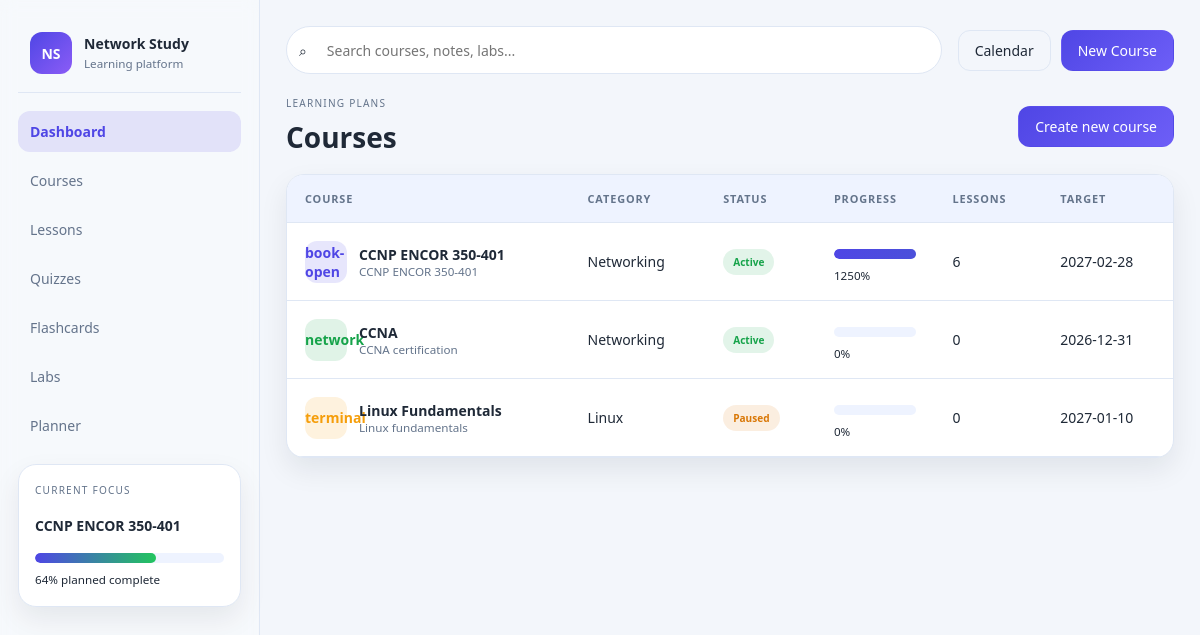
Screenshot of /courses with the database file from the repository.
### tables this page shows
CREATE TABLE courses (
    id INT AUTO_INCREMENT PRIMARY KEY,
    user_id INT DEFAULT NULL,
    name VARCHAR(255) NOT NULL,
    description TEXT,
    category VARCHAR(100) NOT NULL DEFAULT 'General',
    target_goal VARCHAR(255) DEFAULT '',
    target_start_date DATE DEFAULT NULL,
    target_end_date DATE DEFAULT NULL,
    priority ENUM('low','medium','high') NOT NULL DEFAULT 'medium',
    estimated_hours DECIMAL(6,2) DEFAULT 0.00,
    daily_target_hours DECIMAL(4,2) DEFAULT 1.00,
    exam_date DATE DEFAULT NULL,
    color VARCHAR(20) DEFAULT '#4f46e5',
    icon VARCHAR(50) DEFAULT 'book-open',
    status ENUM('active','paused','completed','draft') NOT NULL DEFAULT 'active',
    is_active TINYINT(1) NOT NULL DEFAULT 1,
    created_at DATETIME NOT NULL DEFAULT CURRENT_TIMESTAMP,
    updated_at DATETIME NOT NULL DEFAULT CURRENT_TIMESTAMP ON UPDATE CURRENT_TIMESTAMP,
    CONSTRAINT fk_courses_user FOREIGN KEY (user_id) REFERENCES users(id) ON DELETE SET NULL
);

### app/controllers/BaseController.php (called while the page is built, shortened)
<?php
class BaseController
{
    protected function render(string $template, array $data = []): void
    {
        View::render($template, $data);
    }
}

### app/controllers/CourseController.php (called while the page is built, shortened)
<?php
class CourseController extends BaseController
{
    public function index(): void
    {
        $courses = Database::fetchAll(
            'SELECT c.*,
                    (SELECT COUNT(*) FROM modules m WHERE m.course_id = c.id) as module_count,
                    (SELECT COUNT(*) FROM lessons l JOIN topics t ON t.id = l.topic_id JOIN modules m2 ON m2.id = t.module_id WHERE m2.course_id = c.id) as lesson_count,
                    (SELECT COALESCE(SUM(lp.progress_percent),0) FROM lesson_progress lp JOIN lessons l2 ON l2.id = lp.lesson_id JOIN topics t2 ON t2.id = l2.topic_id JOIN modules m3 ON m3.id = t2.module_id WHERE m3.course_id = c.id) / NULLIF((SELECT COUNT(*) FROM lessons l3 JOIN topics t3 ON t3.id = l3.topic_id JOIN modules m4 ON m4.id = t3.module_id WHERE m4.course_id = c.id), 0) * 100 AS progress_percent
             FROM courses c
             ORDER BY c.updated_at DESC'
        );
        $this->render('courses/index', ['courses' => $courses]);
    }
}

### config/config.php (called while the page is built)
<?php
return [
    'app_name' => 'Network Study Platform',
    'app_url' => 'http://localhost/network-study',
    'db' => [
        'host' => '127.0.0.1',
        'port' => 3306,
        'name' => 'network_study',
        'user' => 'root',
        'pass' => '',
        'charset' => 'utf8mb4',
    ],
    'uploads' => __DIR__ . '/../storage/uploads',
    'max_upload_size' => 10485760,
];

### app/helpers.php (called while the page is built, shortened)
<?php
function e(string $value): string
{
    return htmlspecialchars($value ?? '', ENT_QUOTES, 'UTF-8');
}
function base_url(string $path = ''): string
{
    $base = rtrim(config('app_url', 'http://localhost/network-study'), '/');
    return $base . '/' . ltrim($path, '/');
}
function config(string $key, $default = null)
{
    static $cfg = null;
    if ($cfg === null) {
        $cfg = require APP_ROOT . '/config/config.php';
    }
    $segments = explode('.', $key);
    $value = $cfg;
    foreach ($segments as $segment) {
        $value = $value[$segment];
    }
    return $value;
}
function status_badge(string $status): string
{
    $styles = [
        'active' => 'success',
        'paused' => 'warning',
        'completed' => 'info',
        'draft' => 'secondary',
        'pending' => 'muted',
        'in_progress' => 'primary',
    ];
    return $styles[strtolower($status)] ?? 'secondary';
}

### app/core/Database.php (called while the page is built, shortened)
<?php
class Database
{
    private static ?PDO $instance = null;
    public static function getInstance(): PDO
    {
        if (self::$instance === null) {
            $config = config('db');
            $dsn = sprintf(
                'mysql:host=%s;port=%d;dbname=%s;charset=%s',
                $config['host'],
                $config['port'],
                $config['name'],
                $config['charset']
            );
            self::$instance = new PDO(
                $dsn,
                $config['user'],
                $config['pass'],
                [
                    PDO::ATTR_ERRMODE => PDO::ERRMODE_EXCEPTION,
                    PDO::ATTR_DEFAULT_FETCH_MODE => PDO::FETCH_ASSOC,
                    PDO::ATTR_EMULATE_PREPARES => false,
                ]
            );
        }
        return self::$instance;
    }
    public static function query(string $sql, array $params = []): PDOStatement
    {
        $stmt = self::getInstance()->prepare($sql);
        $stmt->execute($params);
        return $stmt;
    }
    public static function fetchAll(string $sql, array $params = []): array
    {
        return self::query($sql, $params)->fetchAll();
    }
}

### templates/courses/index.php (the view)
<?php
$courses = $courses ?? [];
?>
<div class="page-header">
    <div>
        <p class="eyebrow">Learning plans</p>
        <h1>Courses</h1>
    </div>
    <a class="primary-button" href="<?= base_url('courses/new') ?>">Create new course</a>
</div>
<?php if (!$courses): ?>
    <div class="empty-state large">
        <h3>No courses yet</h3>
        <p>Create your first course and start building modules, topics, and lessons.</p>
        <a class="primary-button" href="<?= base_url('courses/new') ?>">Add course</a>
    </div>
<?php else: ?>
    <div class="table-card">
        <table class="data-table">
            <thead>
            <tr>
                <th>Course</th>
                <th>Category</th>
                <th>Status</th>
                <th>Progress</th>
                <th>Lessons</th>
                <th>Target</th>
            </tr>
            </thead>
            <tbody>
            <?php foreach ($courses as $course): ?>
                <?php $progress = (float) ($course['progress_percent'] ?? 0); ?>
                <tr>
                    <td>
                        <div class="table-course">
                            <span class="table-badge" style="background: <?= e($course['color'] ?? '#4f46e5') ?>22; color: <?= e($course['color'] ?? '#4f46e5') ?>;">
                                <?= e($course['icon'] ?? '◉') ?>
                            </span>
                            <div>
                                <strong><?= e($course['name']) ?></strong>
                                <small><?= e($course['target_goal'] ?? 'Learning goal') ?></small>
                            </div>
                        </div>
                    </td>
                    <td><?= e($course['category'] ?? 'General') ?></td>
                    <td><span class="status-badge status-<?= e(status_badge($course['status'] ?? 'active')) ?>"><?= e(ucwords(str_replace('_', ' ', $course['status'] ?? 'active'))) ?></span></td>
                    <td>
                        <div class="mini-progress narrow"><span style="width: <?= $progress ?>%"></span></div>
                        <small><?= $progress ?>%</small>
                    </td>
                    <td><?= (int) ($course['lesson_count'] ?? 0) ?></td>
                    <td><?= e($course['target_end_date'] ?? 'Not set') ?></td>
                </tr>
            <?php endforeach; ?>
            </tbody>
        </table>
    </div>
<?php endif; ?>

### assets/css/style.css (style rules this page uses)
:root { --bg: #f3f6fb; --panel: #ffffff; --panel-alt: #eef3ff; --border: #dfe7f4; --text: #1f2937; --muted: #64748b; --primary: #4f46e5; --primary-soft: rgba(79, 70, 229, 0.12); --success: #16a34a; --warning: #d97706; --danger: #dc2626; --shadow: 0 12px 28px rgba(15, 23, 42, 0.08); --radius: 18px; --font-scale: 1; }
* { box-sizing: border-box; }
html { font-size: calc(14px * var(--font-scale)); }
body { margin: 0; font-family: "Segoe UI", Tahoma, Geneva, Verdana, sans-serif; background: var(--bg); color: var(--text); }
a { color: inherit; text-decoration: none; }
.sidebar-card, .panel, .course-card, .stat-card, .table-card, .form-card, .module-card, .course-hero { background: var(--panel); border: 1px solid var(--border); border-radius: var(--radius); box-shadow: var(--shadow); }
.eyebrow { text-transform: uppercase; letter-spacing: 0.12em; font-size: 0.72rem; color: var(--muted); margin: 0 0 8px; }
.mini-progress { height: 10px; background: var(--panel-alt); border-radius: 999px; overflow: hidden; margin: 10px 0 6px; }
.mini-progress span { display: block; height: 100%; background: linear-gradient(90deg, var(--primary), #22c55e); border-radius: inherit; }
.primary-button, .ghost-button { border-radius: 12px; border: 1px solid transparent; padding: 10px 16px; display: inline-flex; align-items: center; justify-content: center; cursor: pointer; transition: 0.2s ease; }
.primary-button { background: linear-gradient(135deg, var(--primary), #6d5ef7); color: white; }
.page-header { display: flex; align-items: center; justify-content: space-between; gap: 12px; margin-bottom: 18px; }
.page-header h1 { margin: 0; font-size: 2rem; }
.course-badge, .table-badge { width: 42px; height: 42px; display: grid; place-items: center; border-radius: 12px; font-weight: 700; }
.table-card { overflow: hidden; }
.data-table { width: 100%; border-collapse: collapse; }
.data-table th, .data-table td { text-align: left; padding: 16px 18px; border-bottom: 1px solid var(--border); }
.data-table th { background: var(--panel-alt); color: var(--muted); font-size: 0.78rem; text-transform: uppercase; letter-spacing: 0.08em; }
.table-course { display: flex; align-items: center; gap: 12px; }
.table-course strong, .table-course small { display: block; }
.table-course small { color: var(--muted); }
.status-badge { border-radius: 999px; padding: 6px 10px; font-size: 0.72rem; font-weight: 600; text-transform: capitalize; display: inline-flex; align-items: center; justify-content: center; }
.status-success { background: rgba(22,163,74,.12); color: var(--success); }
.status-warning { background: rgba(217,119,6,.12); color: var(--warning); }

### rows the page displays
courses: icon "book-open", name "CCNP ENCOR 350-401", target_goal "CCNP ENCOR 350-401", category "Networking", status "Active", progress "1250", lesson_count "6", target_end_date "2027-02-28"
courses: icon "network", name "CCNA", target_goal "CCNA certification", category "Networking", status "Active", progress "0", lesson_count "0", target_end_date "2026-12-31"
courses: icon "terminal", name "Linux Fundamentals", target_goal "Linux fundamentals", category "Linux", status "Paused", progress "0", lesson_count "0", target_end_date "2027-01-10"
